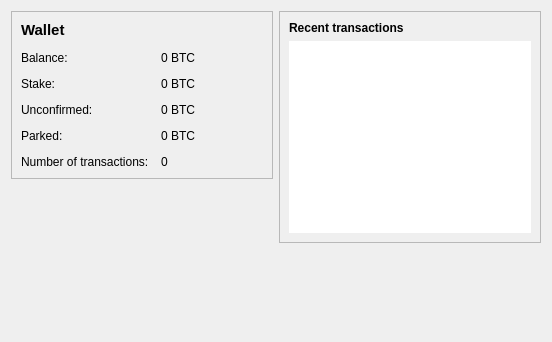
<?xml version="1.0" encoding="UTF-8"?>
<ui version="4.0">
 <class>OverviewPage</class>
 <widget class="QWidget" name="OverviewPage">
  <property name="geometry">
   <rect>
    <x>0</x>
    <y>0</y>
    <width>552</width>
    <height>342</height>
   </rect>
  </property>
  <property name="windowTitle">
   <string>Form</string>
  </property>
  <layout class="QHBoxLayout" name="horizontalLayout" stretch="1,1">
   <item>
    <layout class="QVBoxLayout" name="verticalLayout_2">
     <item>
      <widget class="QFrame" name="frame">
       <property name="frameShape">
        <enum>QFrame::StyledPanel</enum>
       </property>
       <property name="frameShadow">
        <enum>QFrame::Raised</enum>
       </property>
       <layout class="QFormLayout" name="formLayout_2">
        <property name="fieldGrowthPolicy">
         <enum>QFormLayout::AllNonFixedFieldsGrow</enum>
        </property>
        <property name="horizontalSpacing">
         <number>12</number>
        </property>
        <property name="verticalSpacing">
         <number>12</number>
        </property>
        <item row="1" column="0">
         <widget class="QLabel" name="label_5">
          <property name="font">
           <font>
            <pointsize>11</pointsize>
            <weight>75</weight>
            <bold>true</bold>
           </font>
          </property>
          <property name="text">
           <string>Wallet</string>
          </property>
         </widget>
        </item>
        <item row="2" column="0">
         <widget class="QLabel" name="label">
          <property name="text">
           <string>Balance:</string>
          </property>
         </widget>
        </item>
        <item row="2" column="1">
         <widget class="QLabel" name="labelBalance">
          <property name="text">
           <string notr="true">0 BTC</string>
          </property>
         </widget>
        </item>
        <item row="3" column="0">
         <widget class="QLabel" name="label_6">
          <property name="text">
           <string>Stake:</string>
          </property>
         </widget>
        </item>
        <item row="3" column="1">
         <widget class="QLabel" name="labelStake">
          <property name="text">
           <string notr="true">0 BTC</string>
          </property>
         </widget>
        </item>
        <item row="4" column="1">
         <widget class="QLabel" name="labelUnconfirmed">
          <property name="text">
           <string notr="true">0 BTC</string>
          </property>
         </widget>
        </item>
        <item row="6" column="0">
         <widget class="QLabel" name="label_2">
          <property name="text">
           <string>Number of transactions:</string>
          </property>
         </widget>
        </item>
        <item row="6" column="1">
         <widget class="QLabel" name="labelNumTransactions">
          <property name="text">
           <string>0</string>
          </property>
         </widget>
        </item>
        <item row="4" column="0">
         <widget class="QLabel" name="label_3">
          <property name="text">
           <string>Unconfirmed:</string>
          </property>
         </widget>
        </item>
        <item row="5" column="0">
         <widget class="QLabel" name="labelParkedLabel">
          <property name="text">
           <string>Parked:</string>
          </property>
         </widget>
        </item>
        <item row="5" column="1">
         <widget class="QLabel" name="labelParked">
          <property name="text">
           <string notr="true">0 BTC</string>
          </property>
         </widget>
        </item>
       </layout>
      </widget>
     </item>
     <item>
      <spacer name="verticalSpacer">
       <property name="orientation">
        <enum>Qt::Vertical</enum>
       </property>
       <property name="sizeHint" stdset="0">
        <size>
         <width>20</width>
         <height>40</height>
        </size>
       </property>
      </spacer>
     </item>
    </layout>
   </item>
   <item>
    <layout class="QVBoxLayout" name="verticalLayout_3">
     <item>
      <widget class="QFrame" name="frame_2">
       <property name="frameShape">
        <enum>QFrame::StyledPanel</enum>
       </property>
       <property name="frameShadow">
        <enum>QFrame::Raised</enum>
       </property>
       <layout class="QVBoxLayout" name="verticalLayout">
        <item>
         <widget class="QLabel" name="label_4">
          <property name="text">
           <string>&lt;b&gt;Recent transactions&lt;/b&gt;</string>
          </property>
         </widget>
        </item>
        <item>
         <widget class="QListView" name="listTransactions">
          <property name="frameShape">
           <enum>QFrame::NoFrame</enum>
          </property>
          <property name="verticalScrollBarPolicy">
           <enum>Qt::ScrollBarAlwaysOff</enum>
          </property>
          <property name="horizontalScrollBarPolicy">
           <enum>Qt::ScrollBarAlwaysOff</enum>
          </property>
         </widget>
        </item>
       </layout>
      </widget>
     </item>
     <item>
      <spacer name="verticalSpacer_2">
       <property name="orientation">
        <enum>Qt::Vertical</enum>
       </property>
       <property name="sizeHint" stdset="0">
        <size>
         <width>20</width>
         <height>40</height>
        </size>
       </property>
      </spacer>
     </item>
    </layout>
   </item>
  </layout>
 </widget>
 <resources/>
 <connections/>
</ui>
